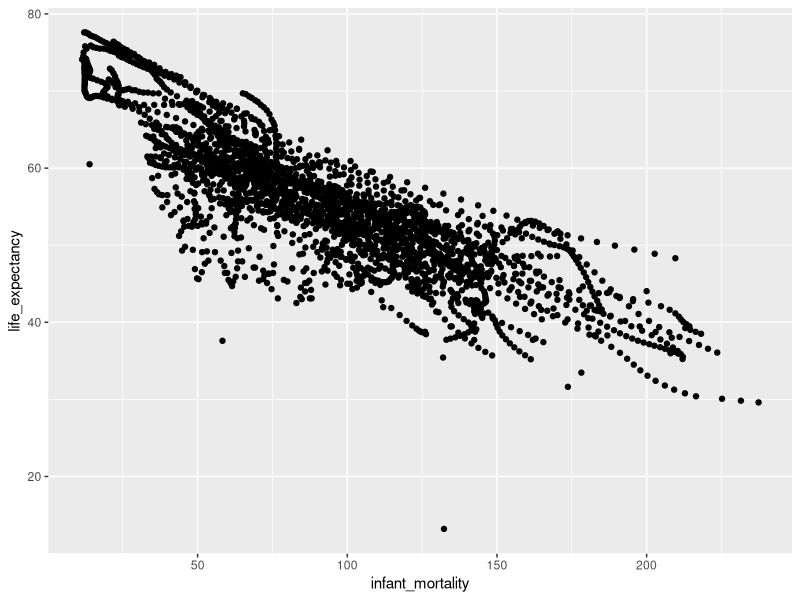
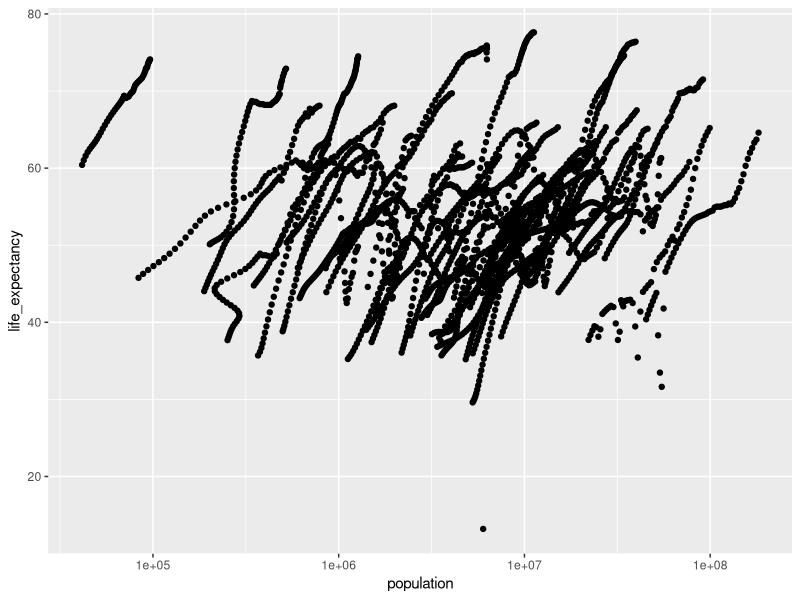
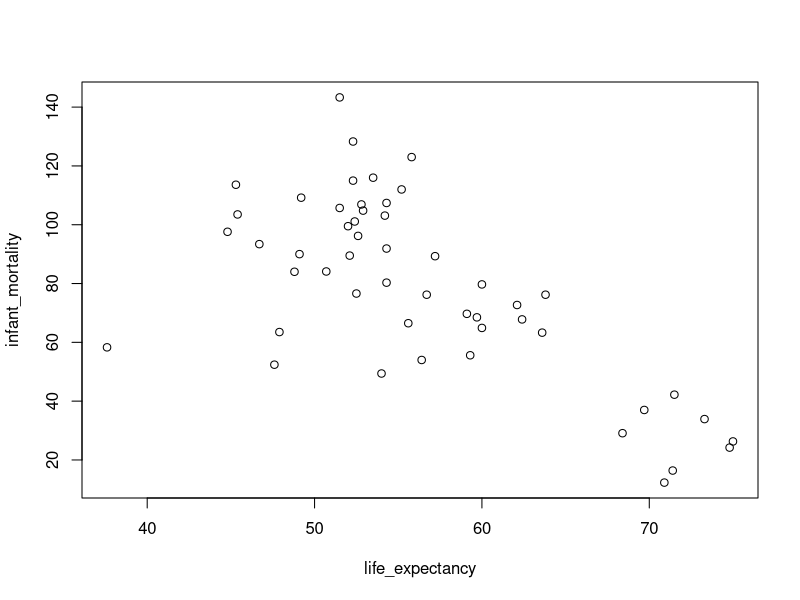
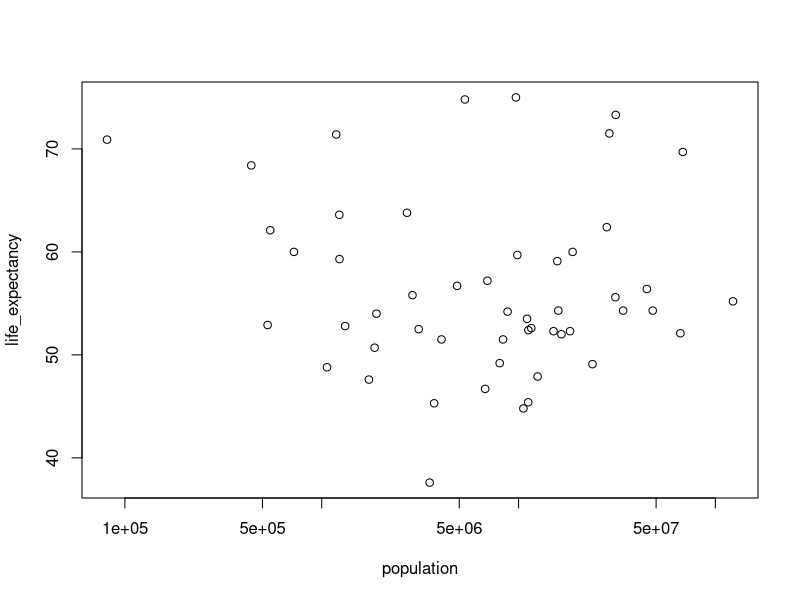

The R script that drew these images, in order:
## ---- chunk 1

#Load "dslabs" package to manipulate data
library("dslabs")
library("tidyverse")

#Check out the help file in gapminder
help(gapminder)

#Lets get an overview of the data
str(gapminder)

#Now for a summary of the data
summary(gapminder)

#To see what type of object gapminder is, we use the class function
class(gapminder)

## ---- chunk 2

#Now let look at only the African countries
africadata <- gapminder[ which(gapminder$continent=="Africa"), ]

#Lets get an overview & summary of the new data
str(africadata)
summary(africadata)

#Making two new data frames
imle <- africadata[c("infant_mortality","life_expectancy")]
ple <- africadata[c("population","life_expectancy")]

#Overview of new sets
str(imle)
str(ple)

#Summary of new sets
summary(imle)
summary(ple)

## ---- chunk 3
#life expectancy vs. infant mortality
ggplot(imle, aes(infant_mortality, life_expectancy)) + geom_point()

#Here we have a negative correlation

#life expectancy vs. population
ggplot(ple, aes(population, life_expectancy)) + geom_point() +scale_x_log10()

#Here we have a loose positive correlation. Notice the "streaks" in the data
## ---- chunk 4

#Use the is.na function to see what data we are missing
africadata$year[is.na(africadata$infant_mortality)]

#Creating a datafram that only includes data from year 2000
newyr <- africadata[africadata$year=="2000", c("country", "year", "infant_mortality", "life_expectancy", "fertility", "population", "gdp", "continent", "region")]

#Check the structure and summary
str(newyr)
summary(newyr)
## ---- chunk 5

#Plot new dataframe, same variable as before
#Life expectancy vs. Infant Mortality 2000 plot
plot(infant_mortality ~ life_expectancy, data=newyr)

#Life expectancy vs. Population 2000 plot
plot(life_expectancy ~ population, data=newyr, log = "x")
#no relationship

#Lets create fitted lines for the life expectancy outcome

#Life expectancy vs. Infant Mortality 2000
fit1<- lm(formula = life_expectancy ~ infant_mortality, data = newyr)

#Life expectancy vs. Population 2000
fit2<- lm(formula = life_expectancy ~ population, data = newyr)

#summary(fit1)

#summary(fit2)
